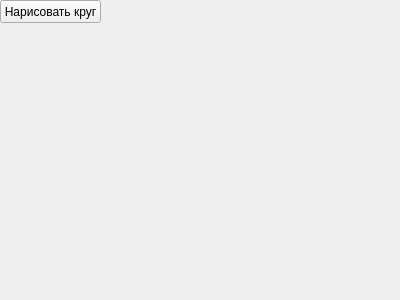
<?xml version="1.0" encoding="UTF-8"?>
<ui version="4.0">
 <class>Form</class>
 <widget class="QWidget" name="Form">
  <property name="geometry">
   <rect>
    <x>0</x>
    <y>0</y>
    <width>400</width>
    <height>300</height>
   </rect>
  </property>
  <property name="windowTitle">
   <string>Form</string>
  </property>
  <widget class="QPushButton" name="pushButton">
   <property name="geometry">
    <rect>
     <x>0</x>
     <y>0</y>
     <width>101</width>
     <height>23</height>
    </rect>
   </property>
   <property name="text">
    <string>Нарисовать круг</string>
   </property>
  </widget>
 </widget>
 <resources/>
 <connections/>
</ui>
